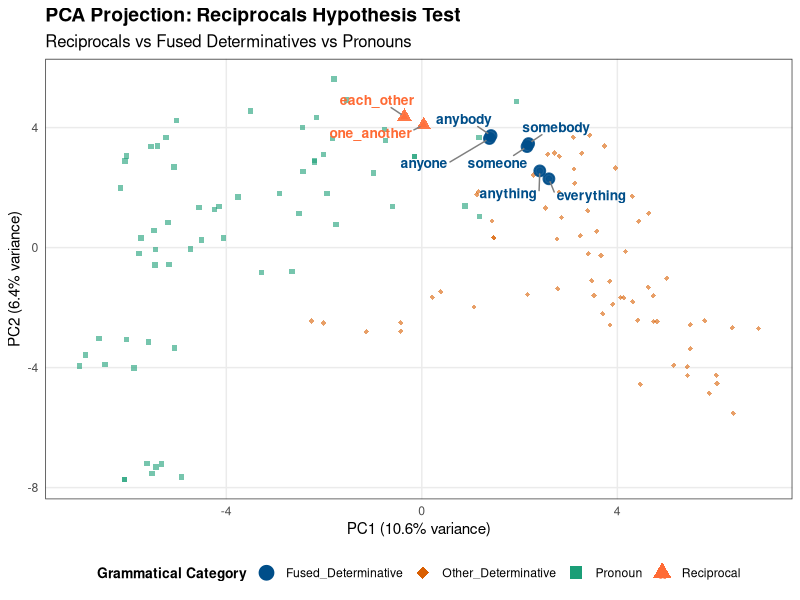
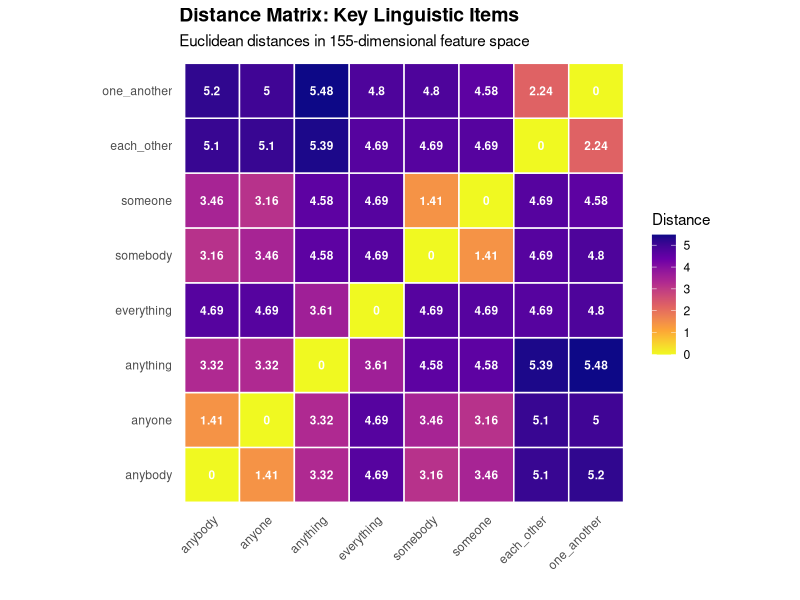
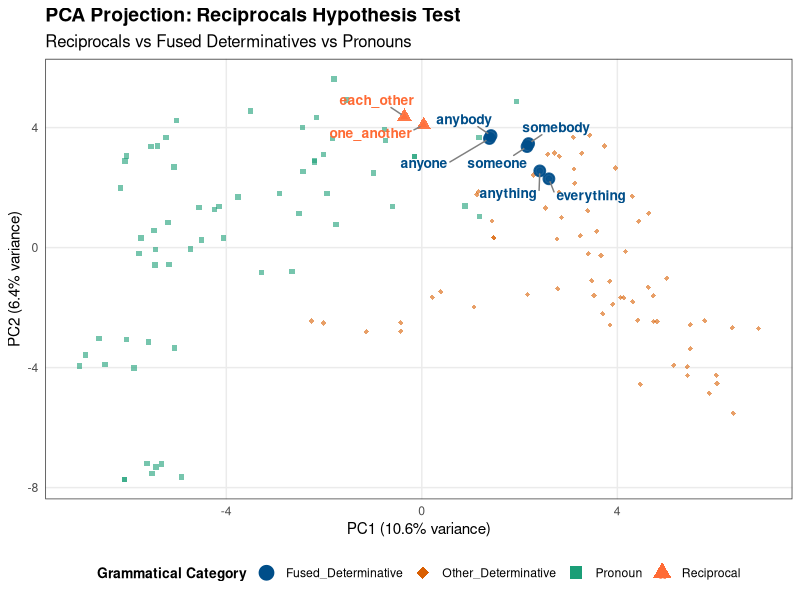
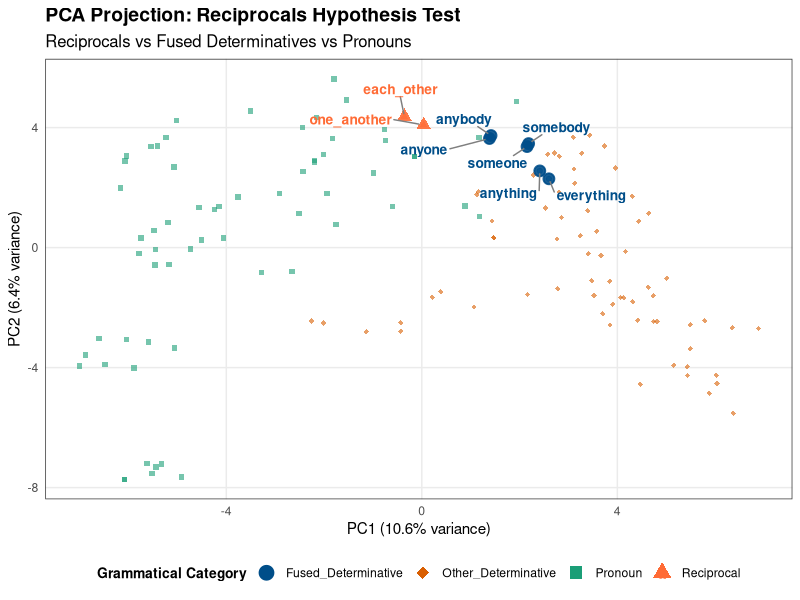
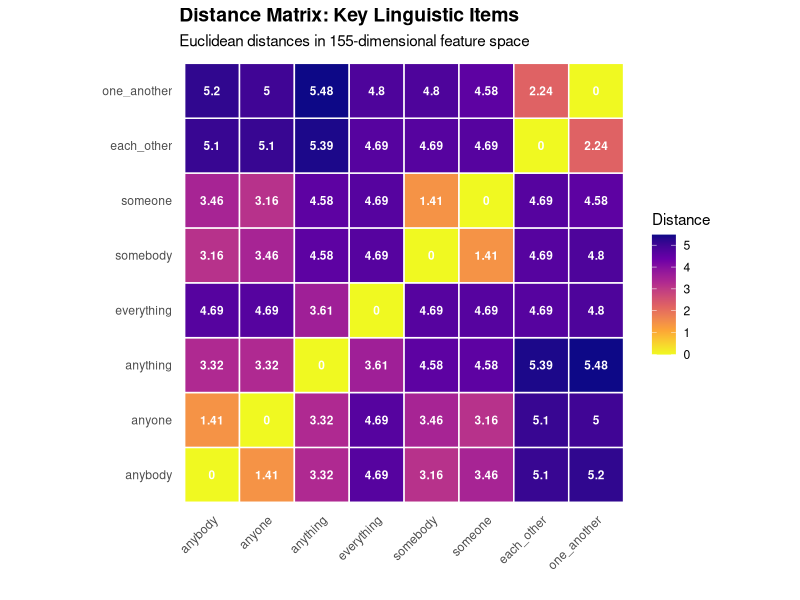
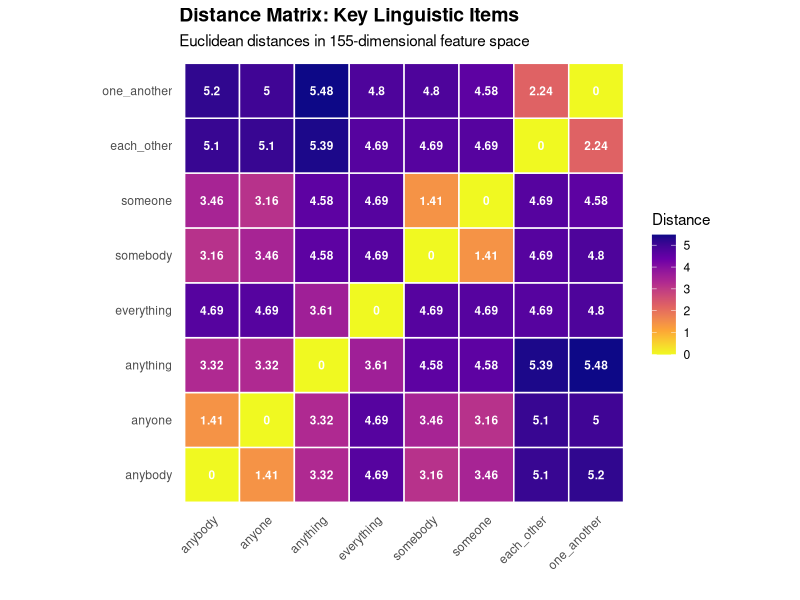

The R source for these figures, in order:
# R code for proper reciprocals analysis plots
# Load required libraries
library(ggplot2)
library(ggrepel)  # For non-overlapping labels
library(readr)
library(dplyr)
library(RColorBrewer)
library(viridis)

# Load and prepare data
data <- read_csv("matrix_clean.csv")

# Create grouping variable
data <- data %>%
  mutate(
    group = case_when(
      lemma %in% c("each_other", "one_another") ~ "Reciprocal",
      lemma %in% c("someone", "anyone", "anything", "everything", "somebody", "anybody") ~ "Fused_Determinative",
      class == "pronoun" ~ "Pronoun", 
      class == "determinative" ~ "Other_Determinative",
      TRUE ~ "Other"
    ),
    # Create highlighting variable for key items
    highlight = lemma %in% c("each_other", "one_another", "someone", "anyone", "anything", "everything", "somebody", "anybody")
  )

# Prepare feature matrix for PCA
feature_matrix <- data %>% 
  select(-lemma, -class, -group, -highlight) %>%
  as.matrix()

# Perform PCA
pca_result <- prcomp(feature_matrix, scale. = TRUE)

# Create PCA dataframe
pca_data <- data.frame(
  PC1 = pca_result$x[, 1],
  PC2 = pca_result$x[, 2], 
  lemma = data$lemma,
  group = data$group,
  highlight = data$highlight
)

# Calculate variance explained
var_explained <- summary(pca_result)$importance[2, 1:2] * 100

# Create the plot
p1 <- ggplot(pca_data, aes(x = PC1, y = PC2)) +
  # Plot all points first (smaller, muted)
  geom_point(aes(color = group, shape = group), 
             size = 1.5, alpha = 0.6) +
  
  # Overlay highlighted points (larger, more prominent)
  geom_point(data = filter(pca_data, highlight), 
             aes(color = group, shape = group),
             size = 3, alpha = 0.9, stroke = 1) +
  
  # Add repelled labels only for key items
  geom_text_repel(data = filter(pca_data, highlight),
                  aes(label = lemma, color = group),
                  size = 3.5,
                  fontface = "bold",
                  max.overlaps = Inf,
                  force = 2,
                  min.segment.length = 0.1,
                  segment.color = "grey50",
                  segment.size = 0.5,
                  box.padding = 0.5,
                  point.padding = 0.3) +
  
  # Custom colors - high contrast
  scale_color_manual(values = c(
    "Reciprocal" = "#FF6B35",           # Bright orange
    "Fused_Determinative" = "#004E89",   # Deep blue  
    "Pronoun" = "#1B9E77",              # Teal
    "Other_Determinative" = "#D95F02",   # Orange
    "Other" = "#7570B3"                 # Purple
  )) +
  
  # Custom shapes
  scale_shape_manual(values = c(
    "Reciprocal" = 17,                  # Triangle
    "Fused_Determinative" = 19,         # Circle
    "Pronoun" = 15,                     # Square
    "Other_Determinative" = 18,         # Diamond
    "Other" = 20                        # Small circle
  )) +
  
  # Labels and theme
  labs(
    x = paste0("PC1 (", round(var_explained[1], 1), "% variance)"),
    y = paste0("PC2 (", round(var_explained[2], 1), "% variance)"),
    title = "PCA Projection: Reciprocals Hypothesis Test",
    subtitle = "Reciprocals vs Fused Determinatives vs Pronouns",
    color = "Grammatical Category",
    shape = "Grammatical Category"
  ) +
  
  theme_minimal() +
  theme(
    plot.title = element_text(size = 14, face = "bold"),
    plot.subtitle = element_text(size = 12),
    legend.position = "bottom",
    legend.title = element_text(size = 10, face = "bold"),
    panel.grid.minor = element_blank(),
    panel.border = element_rect(fill = NA, color = "grey20")
  ) +
  
  guides(
    color = guide_legend(override.aes = list(size = 4, alpha = 1)),
    shape = guide_legend(override.aes = list(size = 4, alpha = 1))
  )

# Save high-quality plots
ggsave("reciprocals_pca_projection.png", p1, 
       width = 12, height = 8, dpi = 300, bg = "white")
ggsave("reciprocals_pca_projection.pdf", p1, 
       width = 12, height = 8, bg = "white")

# Print the plot
print(p1)

# Create distance heatmap
key_items <- pca_data %>% 
  filter(highlight) %>%
  arrange(group, lemma)

# Fix indexing issue: get the row indices of highlighted items
highlight_indices <- which(data$highlight)
key_features <- feature_matrix[highlight_indices, ]
dist_matrix <- as.matrix(dist(key_features))
rownames(dist_matrix) <- colnames(dist_matrix) <- key_items$lemma

# Convert to long format for ggplot
library(reshape2)
dist_long <- melt(dist_matrix, varnames = c("Item1", "Item2"), value.name = "Distance")

# Create heatmap
p2 <- ggplot(dist_long, aes(x = Item1, y = Item2, fill = Distance)) +
  geom_tile(color = "white", size = 0.5) +
  geom_text(aes(label = round(Distance, 2)), 
            color = "white", fontface = "bold", size = 3) +
  scale_fill_viridis_c(option = "plasma", direction = -1) +
  labs(
    title = "Distance Matrix: Key Linguistic Items",
    subtitle = "Euclidean distances in 155-dimensional feature space",
    x = "", y = "",
    fill = "Distance"
  ) +
  theme_minimal() +
  theme(
    axis.text.x = element_text(angle = 45, hjust = 1, vjust = 1),
    axis.text.y = element_text(hjust = 1),
    plot.title = element_text(size = 14, face = "bold"),
    panel.grid = element_blank()
  ) +
  coord_fixed()

# Save heatmap
ggsave("reciprocals_distance_heatmap.png", p2, 
       width = 10, height = 8, dpi = 300, bg = "white")
ggsave("reciprocals_distance_heatmap.pdf", p2, 
       width = 10, height = 8, bg = "white")

print(p2)

# Summary statistics
cat("PCA Summary:\n")
cat("PC1 explains", round(var_explained[1], 1), "% of variance\n")
cat("PC2 explains", round(var_explained[2], 1), "% of variance\n")
cat("Total variance explained by first 2 PCs:", round(sum(var_explained), 1), "%\n\n")

cat("Key items plotted:\n")
print(key_items %>% select(lemma, group))